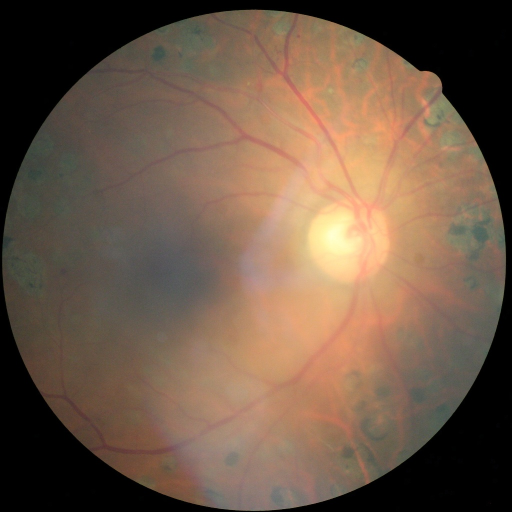
#> input picture DR image.jpeg, 1024 x 1024 px (shown at 1/2 size)
$ python -i preprocessing.py   (imports and definitions only)
#> lines starting #> are read from the running program, lines starting #| are printed output that depends on the picture; after the words box and inside, x2 and y2 are one past the last pixel; in counts of white or black regions, pixels touching at a corner belong together
#> in preprocess_image_inference, image is the input picture: shape (1024, 1024, 3); mean B, G, R 71.5, 88.9, 110.9
# utils/preprocessing.py
import cv2
import numpy as np
import random
import os

# Define target image size - Make sure this matches your training size
IMAGE_SIZE = 256

# --- Helper Functions (crop_black, circle_crop, random_crop - keep as before) ---
# ... (Your existing crop_black, circle_crop, random_crop function definitions here) ...

def crop_black(img, tol=7):
    '''Perform automatic crop of black areas'''
#> called with tol = 7
    if img is None: return None
    if img.ndim == 2:
        mask = img > tol
        if mask.any(): return img[np.ix_(mask.any(1),mask.any(0))]
        else: return img
    elif img.ndim == 3:
        gray_img = cv2.cvtColor(img, cv2.COLOR_RGB2GRAY)
        mask = gray_img > tol
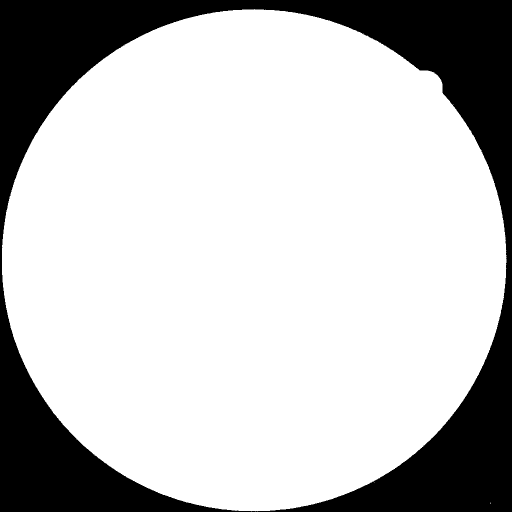
#> mask: shape (1024, 1024) bool (shown at 1/2 size); 76% white; 1 black region, box (x1, y1, x2, y2) and area: (0, 0, 1024, 1024) 251944
        check_shape = img[:,:,0][np.ix_(mask.any(1),mask.any(0))].shape[0]
#> check_shape = 1005
        if (check_shape == 0): return img
        else:
            img1 = img[:,:,0][np.ix_(mask.any(1),mask.any(0))]
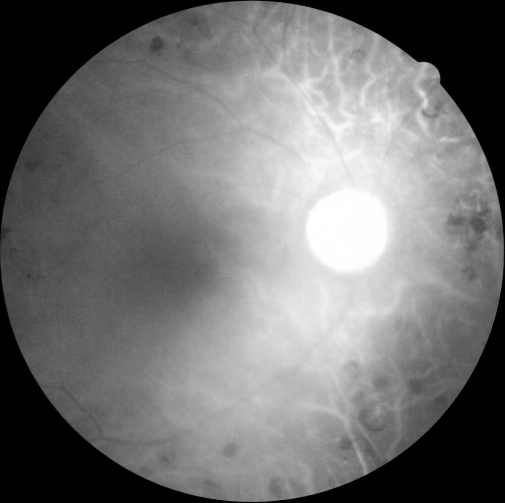
#> img1: shape (1005, 1009) (shown at 1/2 size); min 0, max 255, mean 114.7
            img2 = img[:,:,1][np.ix_(mask.any(1),mask.any(0))]
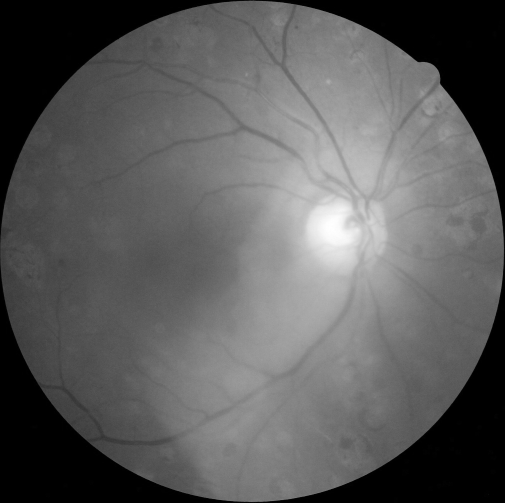
#> img2: shape (1005, 1009) (shown at 1/2 size); min 0, max 255, mean 91.9
            img3 = img[:,:,2][np.ix_(mask.any(1),mask.any(0))]
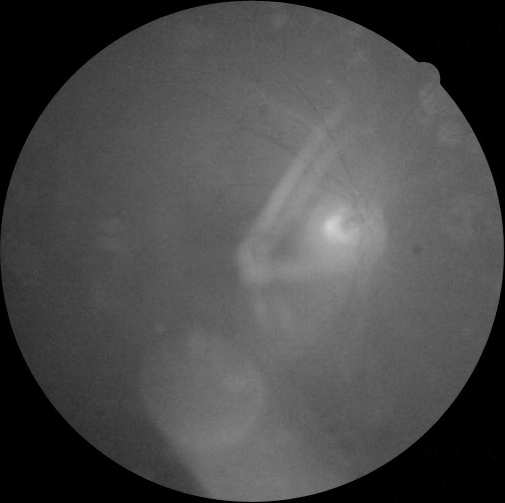
#> img3: shape (1005, 1009) (shown at 1/2 size); min 0, max 212, mean 73.9
            img  = np.stack([img1, img2, img3], axis = -1)
            return img
    return img

def circle_crop(img, sigmaX=10): # sigmaX param is unused here, kept for signature match
    '''Perform circular crop around image center'''
    if img is None: return None
    height, width, depth = img.shape
    if height != width:
        largest_side = np.max((height, width))
        img = cv2.resize(img, (largest_side, largest_side))
        height, width, depth = img.shape
    x = int(width / 2)
    y = int(height / 2)
    r = np.amin((x,y))
    circle_img = np.zeros((height, width), np.uint8)
    cv2.circle(circle_img, (x,y), int(r), (1), thickness = -1)
    img = cv2.bitwise_and(img, img, mask = circle_img)
    return img

# [15 lines left out: function random_crop, not called in this run]


# --- Main Preprocessing Function for Inference (keep as before) ---
def preprocess_image_inference(image_path, sigmaX=10, image_size=IMAGE_SIZE):
    '''
    Loads image and applies custom preprocessing for inference.
    do_random_crop is set to False for inference.
    '''
    image = cv2.imread(image_path, cv2.IMREAD_COLOR)
    if image is None:
        print(f"Error: cv2.imread failed to load {image_path}")
        return None

    image = cv2.cvtColor(image, cv2.COLOR_BGR2RGB)

    image = crop_black(image, tol=7)
    if image is None: return None

    # No random_crop during inference

    image = cv2.resize(image, (image_size, image_size))
#> image: shape (256, 256, 3)

    # Apply the Ben Graham style enhancement
    image = image.astype(np.float32) # Convert to float before addWeighted
    image = cv2.addWeighted(image, 4, cv2.GaussianBlur(image, (0, 0), sigmaX), -4, 128)
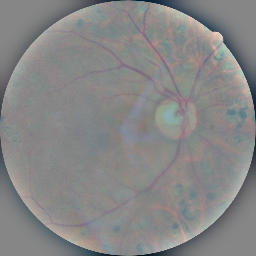
#> image: shape (256, 256, 3) float32; mean R, G, B 127.1, 127.2, 127.3; drawn with min black and max white
    image = np.clip(image, 0, 255).astype(np.uint8) # Clip and convert back
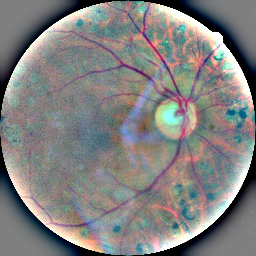
#> image: shape (256, 256, 3); mean R, G, B 129.4, 128.7, 128.1

    image = circle_crop(image, sigmaX=sigmaX) # sigmaX ignored in circle_crop
#> in circle_crop, `cv2.circle(circle_img, (x,y), int(r), (1), thickness = -1)`: circle_img: shape (256, 256); values 0 (black) and 1 (white), 78.5% white; 4 black regions, box (x1, y1, x2, y2) and area: (0, 0, 128, 128) 3654, (129, 0, 256, 113) 3526, (0, 129, 113, 256) 3526, (144, 144, 256, 256) 3399
#> in circle_crop, `img = cv2.bitwise_and(img, img, mask = circle_img)`:
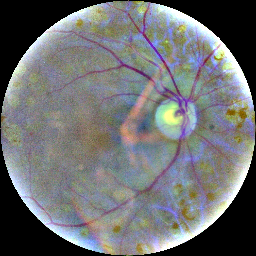
#> img: shape (256, 256, 3); mean of channels 0, 1, 2 113.3, 111.7, 110; drawn as B, G, R
    if image is None: return None

    return image # Return as RGB NumPy array


# --- Function for the Third Display Image (replacing denoising) ---
# We keep the function name as 'denoise_image' as requested
# [32 lines left out: function denoise_image, not called in this run]

>>> result = preprocess_image_inference('../DR image.jpeg')

$ run again, on healthy image.jpeg
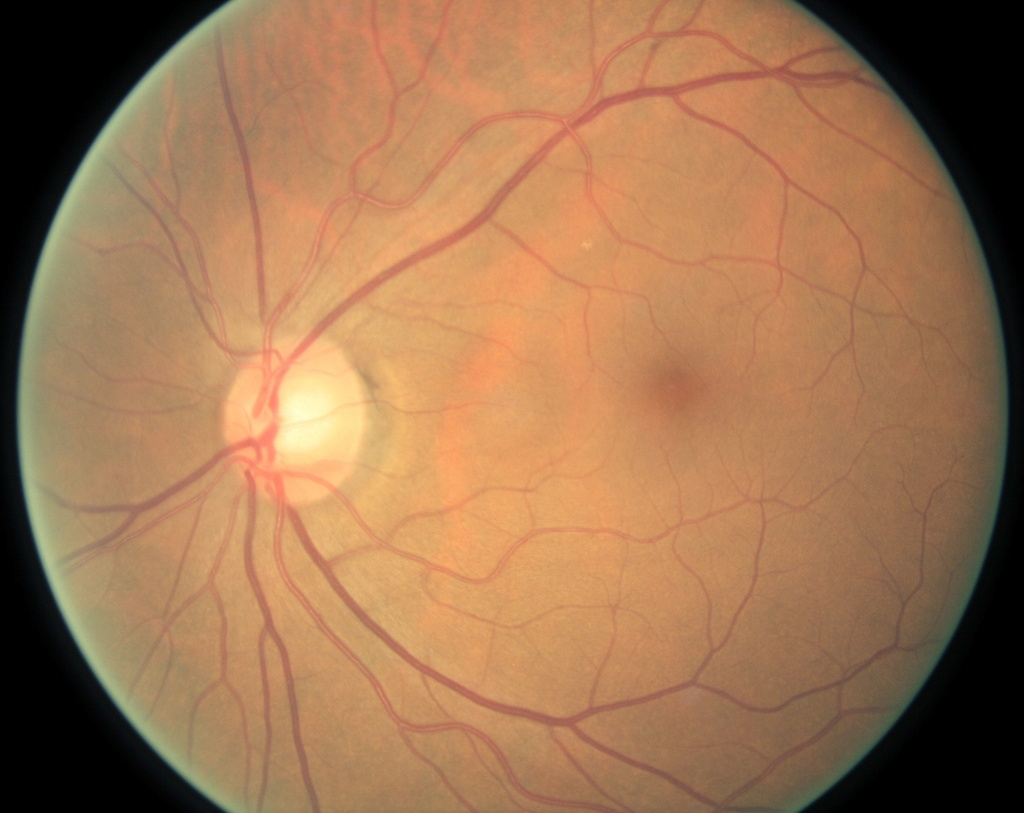
#> input picture healthy image.jpeg, 1024 x 813 px
#> in preprocess_image_inference, image is the input picture: shape (813, 1024, 3); mean B, G, R 82.2, 116.8, 158.7
#> in crop_black, `mask = gray_img > tol`:
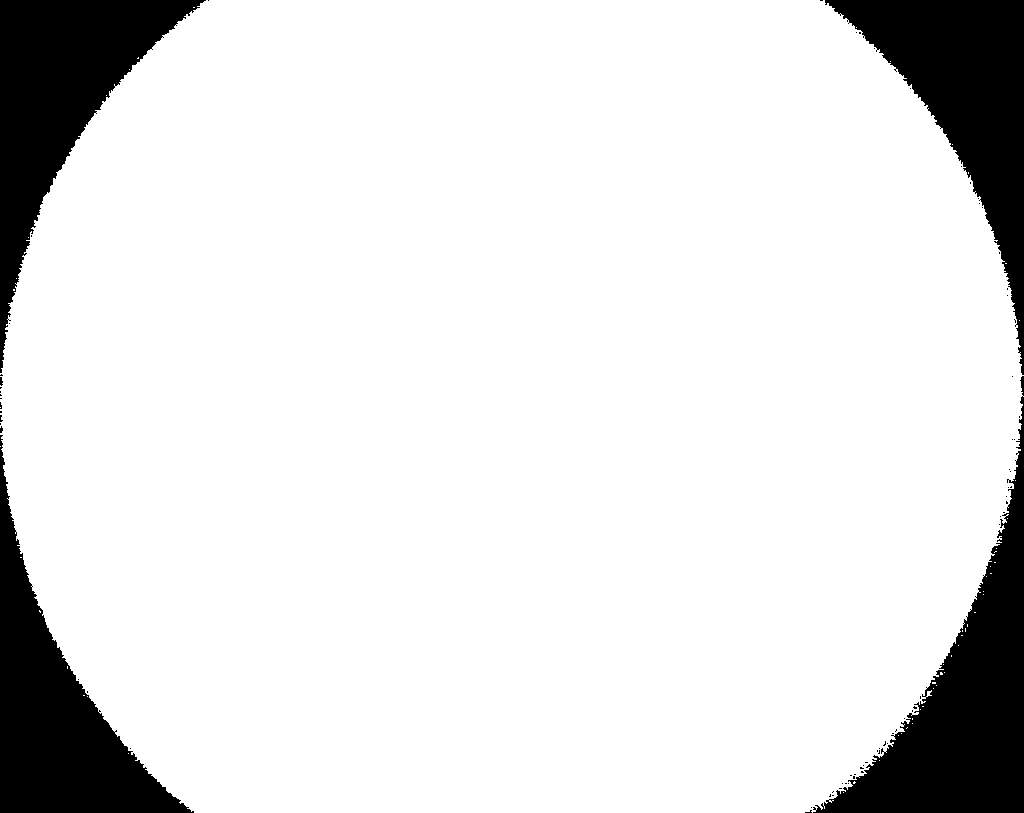
#> mask: shape (813, 1024) bool; 87.7% white; 75 black regions (70 under 20 px), largest, box (x1, y1, x2, y2) and area: (813, 376, 1024, 813) 27951, (0, 0, 206, 373) 25500, (825, 0, 1024, 375) 24916, (0, 435, 194, 813) 24031, (0, 377, 3, 386) 20
#> circle_img: shape (256, 256); values 0 (black) and 1 (white), 78.5% white; 4 black regions, box (x1, y1, x2, y2) and area: (0, 0, 128, 128) 3654, (129, 0, 256, 113) 3526, (0, 129, 113, 256) 3526, (144, 144, 256, 256) 3399
#> in circle_crop, `img = cv2.bitwise_and(img, img, mask = circle_img)`:
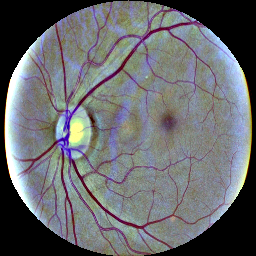
#> img: shape (256, 256, 3); mean of channels 0, 1, 2 109, 105.8, 104.1; drawn as B, G, R
